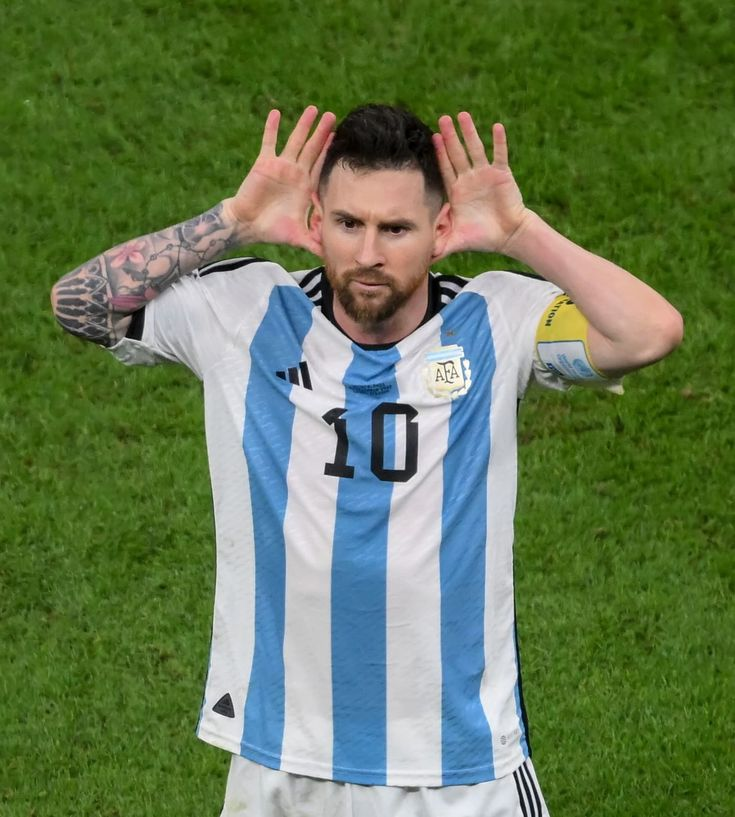
#> input picture assets/wowo.jpg, 735 x 817 px
$ python main.py
#> lines starting #> are read from the running program, lines starting #| are printed output that depends on the picture; after the words box and inside, x2 and y2 are one past the last pixel; in counts of white or black regions, pixels touching at a corner belong together
import os.path
import cv2

path=input("enter image path :").strip()#input image path here(wowo.jpg)
#> the answer given: ../assets/wowo.jpg

img = cv2.imread(path)  #give path of image here
#> img is the input picture: shape (817, 735, 3); mean B, G, R 81.3, 120.5, 99.9

if img is None: #in case user didn't give any image
    print("error image not found!!!!")
    exit()

img_name=os.path.splitext(os.path.basename(path))[0]#to get the name of image without extension

gray = cv2.cvtColor(img, cv2.COLOR_BGR2GRAY) #Convert to gray
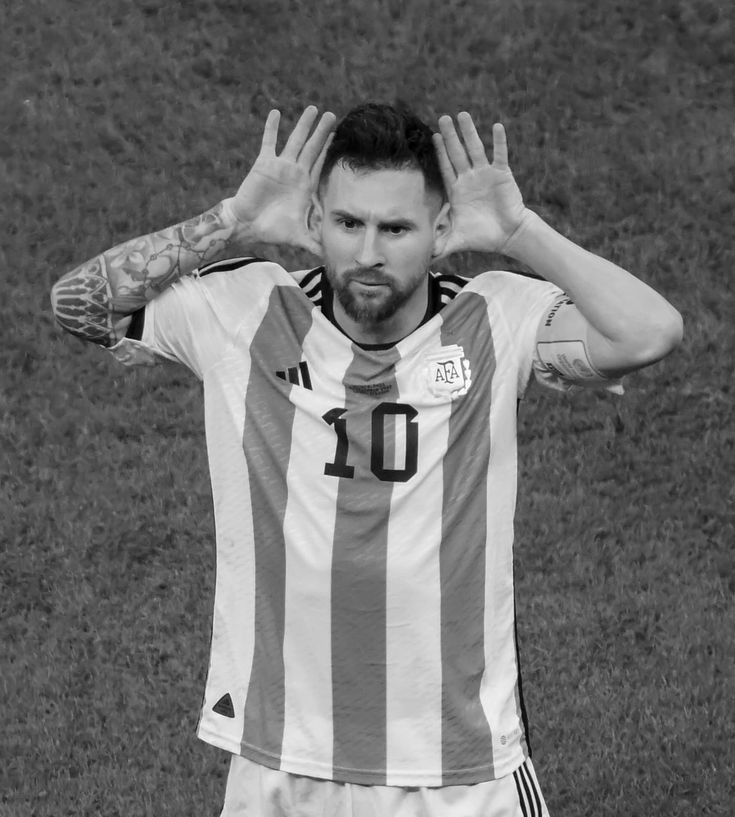
#> gray: shape (817, 735); min 0, max 255, mean 109.8

smooth_image = cv2.medianBlur(gray, 7) #Smooth the image

#Detect edges
edges = cv2.adaptiveThreshold(   smooth_image, 255,  cv2.ADAPTIVE_THRESH_MEAN_C, cv2.THRESH_BINARY,9, 9)
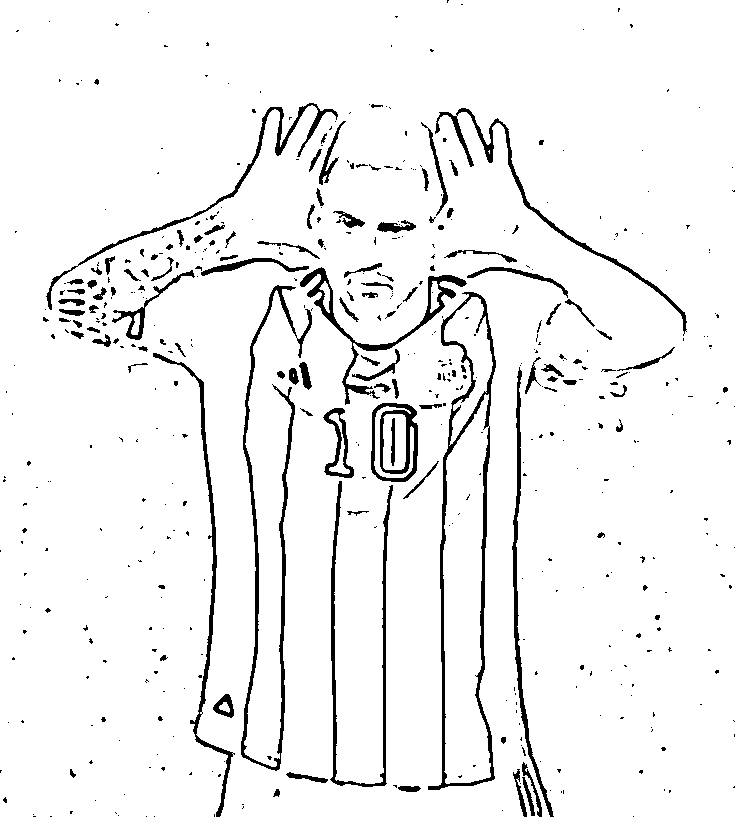
#> edges: shape (817, 735); 94.5% white; 501 black regions (380 under 20 px), largest, box (x1, y1, x2, y2) and area: (428, 292, 496, 790) 4059, (241, 285, 312, 771) 3606, (330, 481, 393, 787) 2200

# cartoon-style color
pre_image= cv2.bilateralFilter(img, d=9, sigmaColor=200, sigmaSpace=200)

#  Combine color image with edges
cartoon = cv2.bitwise_and(pre_image,pre_image, mask=edges)
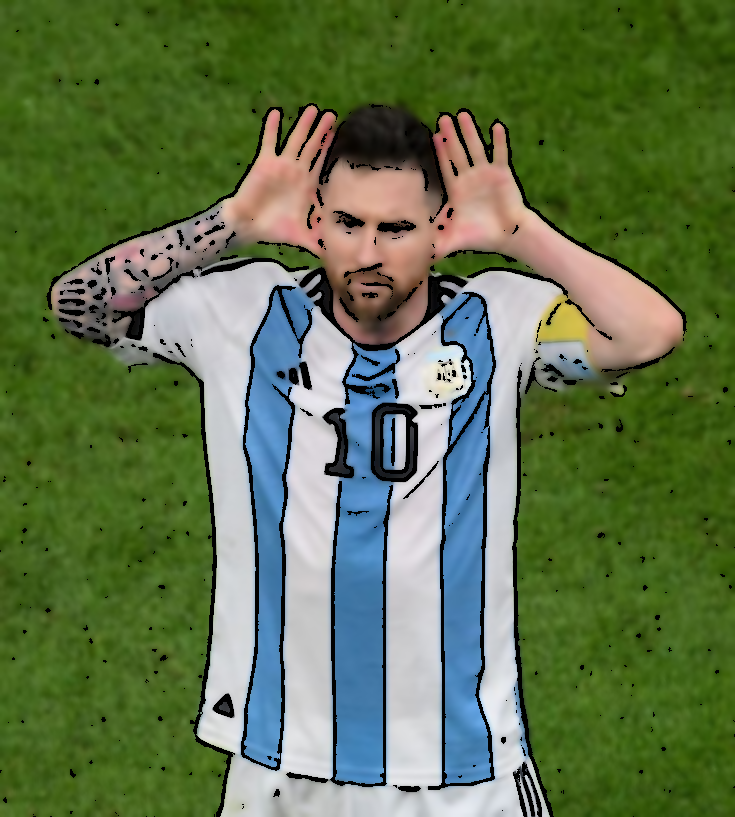
#> cartoon: shape (817, 735, 3); mean B, G, R 75.8, 114.9, 95.2

# Show result
cartoon_img_name=("cartoon_"+path+".jpg")
cv2.imshow("Original", img)
cv2.imshow(cartoon_img_name, cartoon)
cv2.waitKey(0)
cv2.destroyAllWindows()

# Save result
cv2.imwrite(cartoon_img_name, cartoon)
